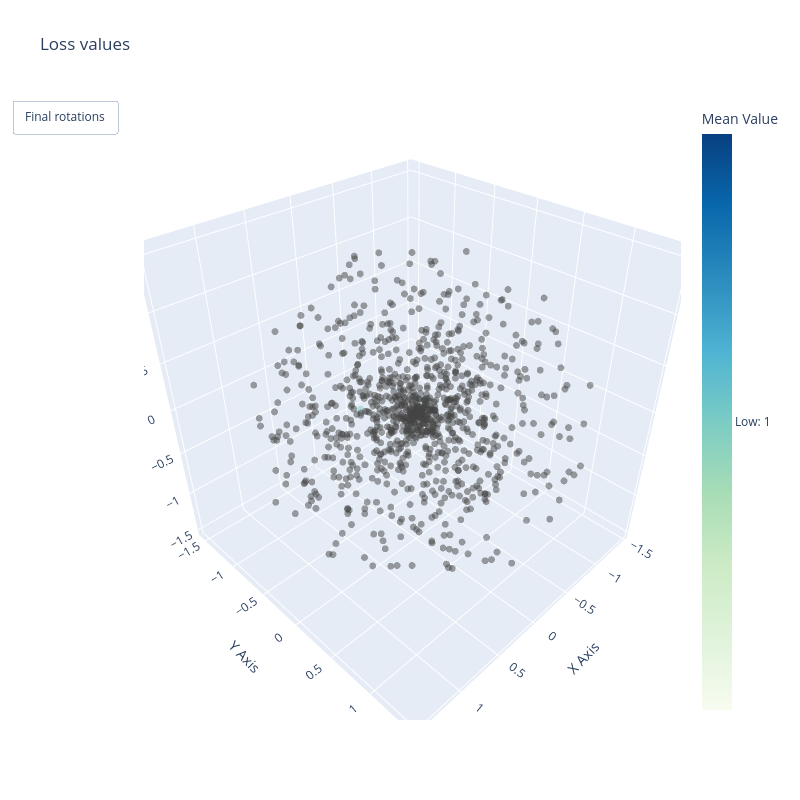

Source (notebook cell):
### Code cell
def sample_uniform_sphere(n_samples):
    """Samples a point uniformly on the unit sphere."""

    z = np.random.uniform(-1, 1, n_samples)
    phi = np.random.uniform(0, 2*np.pi, n_samples)
    r = np.sqrt(1 - z**2)
    x = r * np.cos(phi)
    y = r * np.sin(phi)
    return np.stack([x, y, z], axis = -1)

theta = np.random.uniform(-np.pi, np.pi, 1000).reshape(-1, 1)
u = sample_uniform_sphere(1000)
u = u / np.linalg.norm(u, axis = 1, keepdims = True)
xs = 0.5 * u * theta
# Y = np.random.randn(xs.shape[0], 1)
Y = [np.ones((xs.shape[1]))]
gp.plot_generic(xs, Y, ["Final rotations"], show = True, colorscale = "gnbu")

### Figure 1 — Plotly figure (JSON) as saved in the notebook; plotly's stock layout.template omitted (floating-point values rounded to 4 significant figures; data arrays with more than 128 entries replaced by an {"elided": "..."} marker saying what was removed)
{"data": [{"marker": {"color": [1, 1, 1], "colorbar": {"ticktext": ["Low: 1", "Medium: 0", "High: 1"], "tickvals": [1, 0, 1], "title": {"text": "Mean Value"}}, "colorscale": [[0, "rgb(247,252,240)"], [0.125, "rgb(224,243,219)"], [0.25, "rgb(204,235,197)"], [0.375, "rgb(168,221,181)"], [0.5, "rgb(123,204,196)"], [0.625, "rgb(78,179,211)"], [0.75, "rgb(43,140,190)"], [0.875, "rgb(8,104,172)"], [1, "rgb(8,64,129)"]], "opacity": 0.5, "reversescale": false, "size": 4}, "mode": "markers", "name": "Final rotations", "showlegend": false, "type": "scatter3d", "visible": true, "x": {"elided": "1000 float values"}, "y": {"elided": "1000 float values"}, "z": {"elided": "1000 float values"}}], "layout": {"height": 800, "legend": {"title": {"text": "Loss values"}, "x": 0.7, "y": 1.2}, "scene": {"xaxis": {"title": {"text": "X Axis"}}, "yaxis": {"title": {"text": "Y Axis"}}, "zaxis": {"title": {"text": "Z Axis"}}}, "scene2": {"xaxis": {"title": {"text": "X Axis"}}, "yaxis": {"title": {"text": "Y Axis"}}, "zaxis": {"title": {"text": "Z Axis"}}}, "scene3": {"xaxis": {"title": {"text": "X Axis"}}, "yaxis": {"title": {"text": "Y Axis"}}, "zaxis": {"title": {"text": "Z Axis"}}}, "scene4": {"xaxis": {"title": {"text": "X Axis"}}, "yaxis": {"title": {"text": "Y Axis"}}, "zaxis": {"title": {"text": "Z Axis"}}}, "title": {"text": "Loss values"}, "updatemenus": [{"buttons": [{"args": [{"visible": [true, false, false, false]}], "label": "Final rotations", "method": "update"}], "showactive": false, "type": "buttons"}], "width": 800}}
